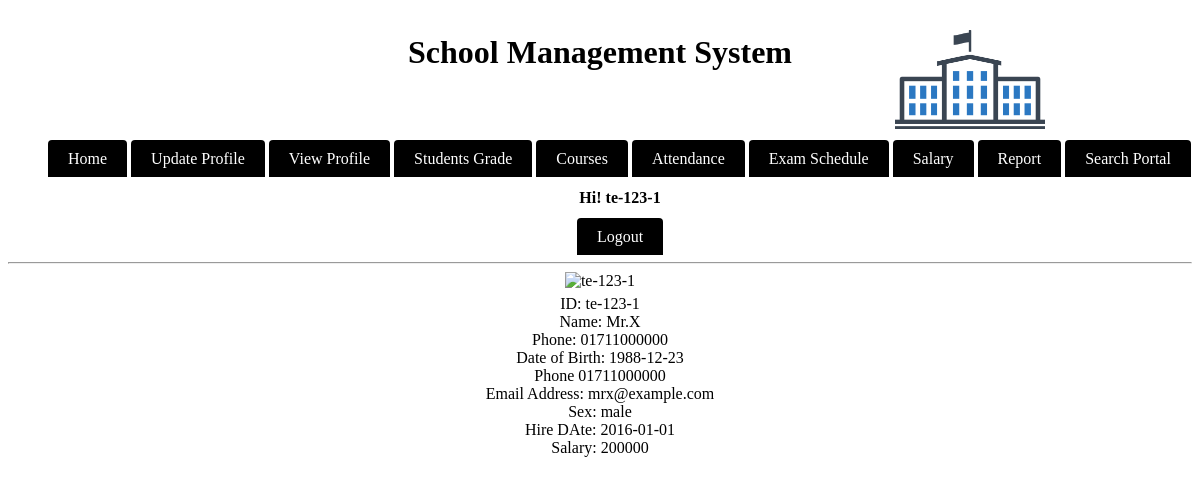
The app's page /module/teacher/viewProfile.php (signed in) with its own data.
### tables this page shows
CREATE TABLE IF NOT EXISTS `teachers` (
  `id` varchar(20) NOT NULL,
  `name` varchar(20) NOT NULL,
  `password` varchar(20) NOT NULL,
  `phone` varchar(13) NOT NULL,
  `email` varchar(20) NOT NULL,
  `address` varchar(30) NOT NULL,
  `sex` varchar(7) NOT NULL,
  `dob` date NOT NULL,
  `hiredate` date NOT NULL,
  `salary` double NOT NULL,
  UNIQUE KEY `id` (`id`)
);

### module/teacher/main.php (called while the page is built, shortened)
<?php
$check=$_SESSION['login_id'];
?>

### module/teacher/viewProfile.php (the view, shortened to what this page needs)
<?php
include_once('main.php');
include_once('index.php');
?>
<html>
<body>
<div align="center">
<img src="../images/<?php echo $check ?>.jpg" alt="<?php echo $check ?>"/>
</div>
<div class ="header">
<?php
$sql = "SELECT * FROM teachers WHERE id='$check';";
$res = mysql_query($sql);
while($row = mysql_fetch_array($res)){
   echo "<center>";
   echo "ID: ".$row['id']."<br />";
   echo "Name: ".$row['name']."<br />";
   echo "Phone: ".$row['phone']."<br />";
   echo "Date of Birth: ".$row['dob']."<br />";
   echo "Phone ".$row['phone']."<br />";
   echo "Email Address: ".$row['email']."<br />";
   echo "Sex: ".$row['sex']."<br />";
   echo "Hire DAte: ".$row['hiredate']."<br />";
   echo "Salary: ".$row['salary']."<br />";
   echo "</center>";
}
?>
</div>
</body>
</html>

### source/CSS/style.css (style rules this page uses)
.header { color:black; text-align:center; padding:5px; }

### records on screen
teachers: id "te-123-1", name "Mr.X", phone "01711000000", dob "1988-12-23", email "mrx@example.com", sex "male", hiredate "2016-01-01", salary "200000"

### other values on screen
$check "te-123-1"
